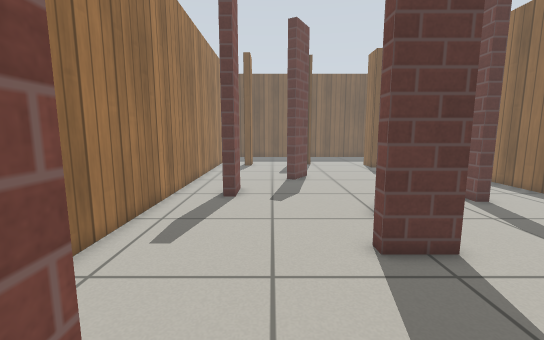
[1] (above)

16 first-person views from a walk through a Gazebo world. The camera is 0.78 m above the floor, tilts 8° down and sees 90° across. The floor is counted in squares, 0.25 m on a side. Each view is taken from the middle of a square. On the plan, view 1 faces up. The plan holds only what a view shows up to about 20 squares ahead; the rest is blank. The robots in the file are not drawn. Gazebo's built-in surfaces are drawn with simple patterns.

[2]
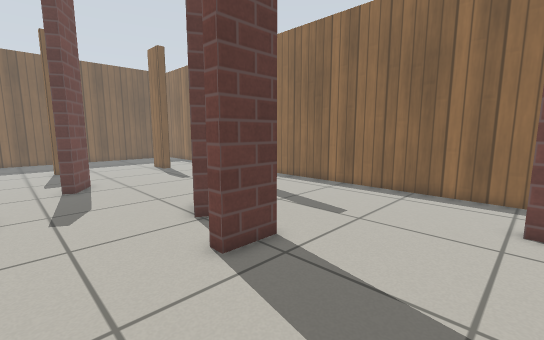

[3]
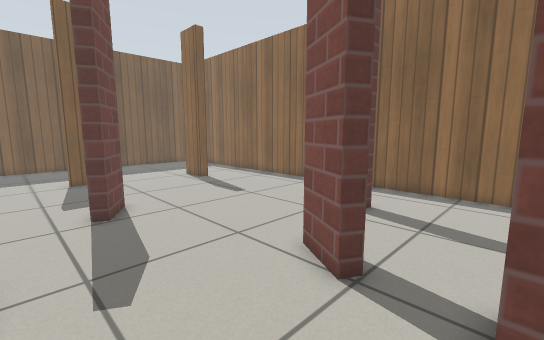

[4]
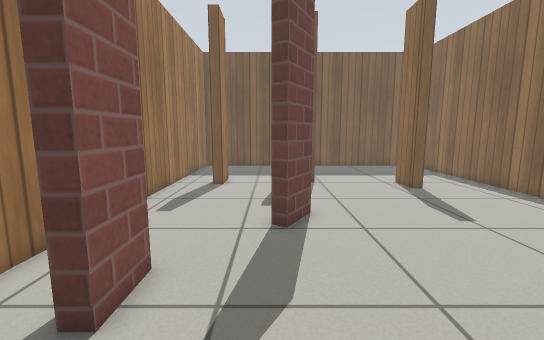

[5]
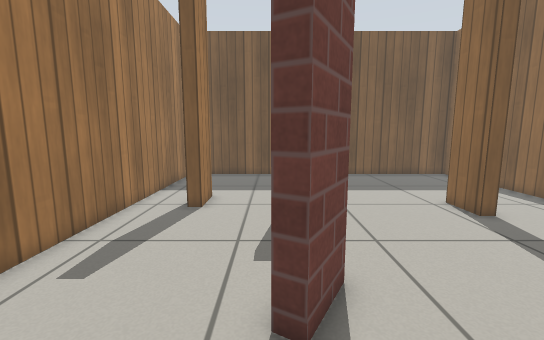

[6]
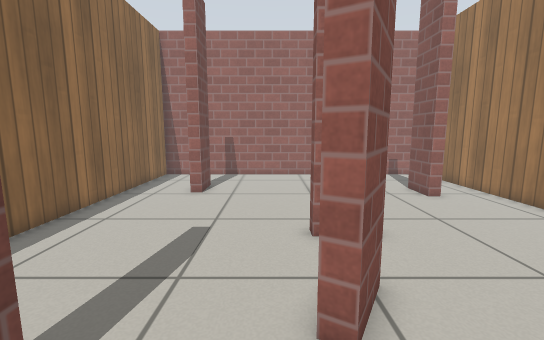

[7]
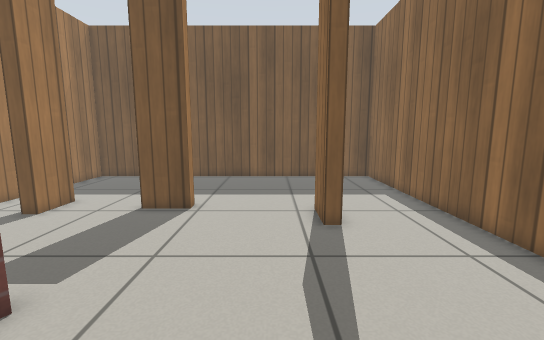

[8]
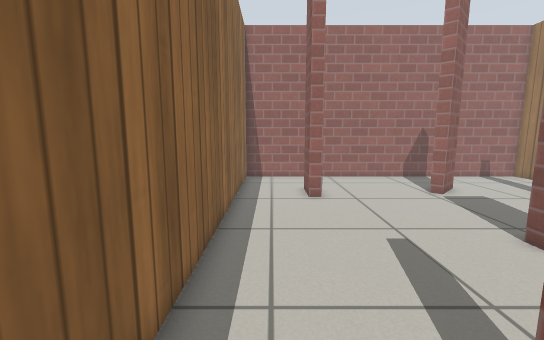

[9]
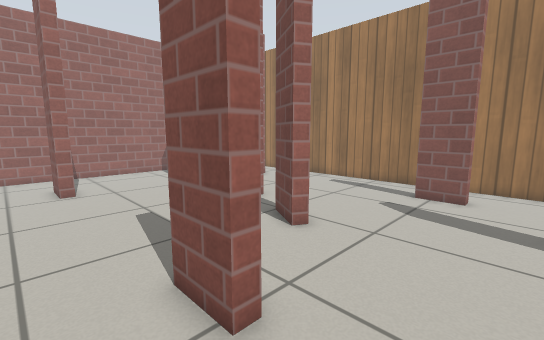

[10]
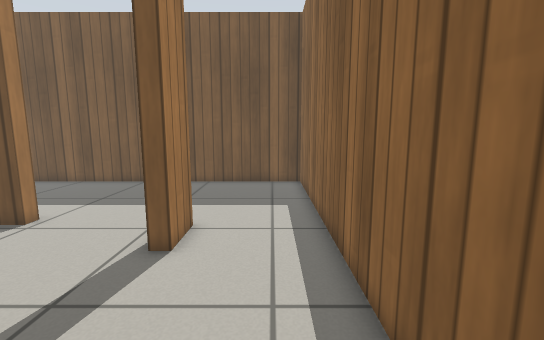

[11]
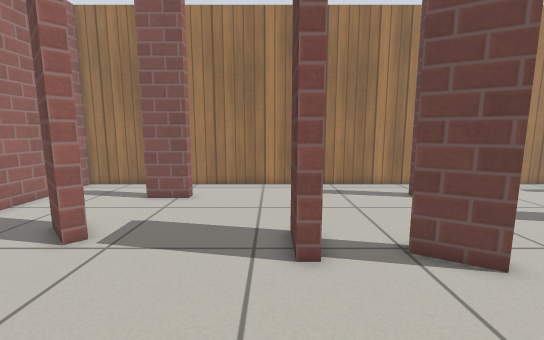

[12]
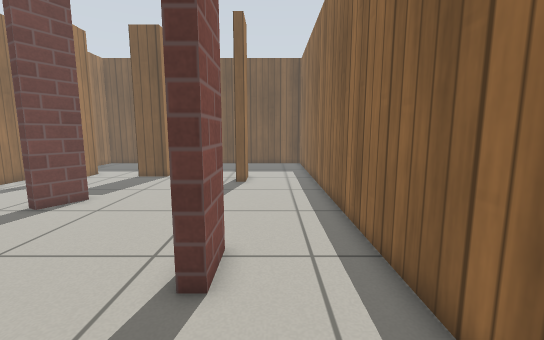

[13]
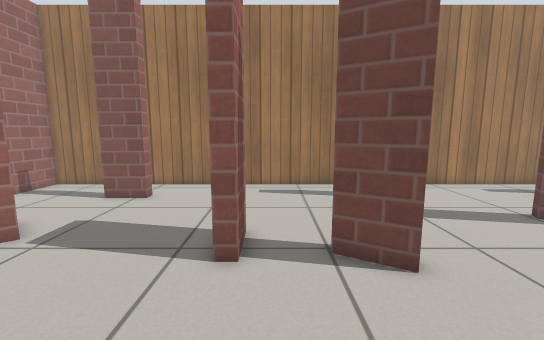

[14]
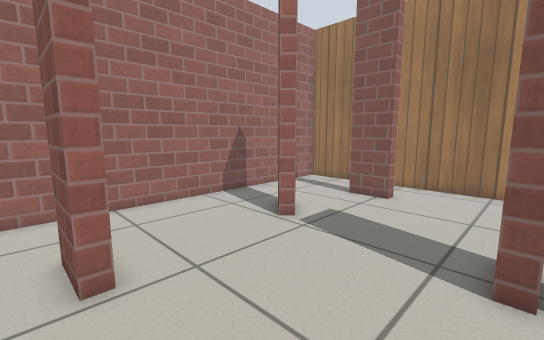

[15]
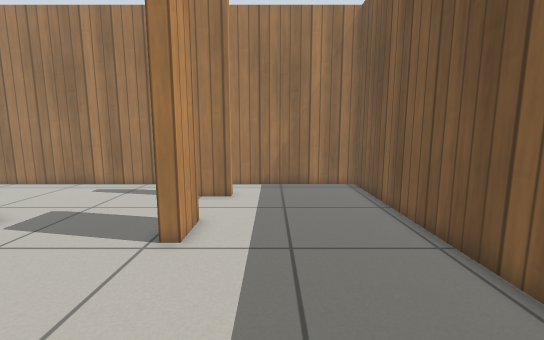

[16]
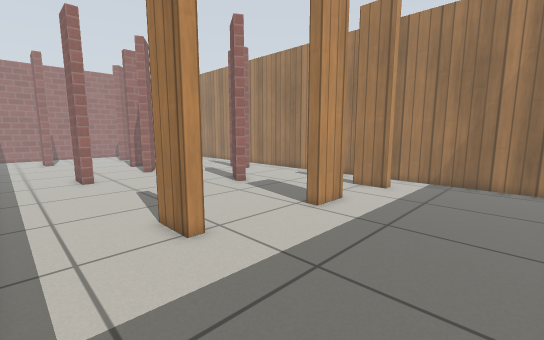

### Floor plan
Points are (right, up) in squares from view 1. A wall is a line through its corners. A room is listed if a view was taken in it or the views show most of it. See-through windows are left out.
Room 1 (views 1, 2, 3, 4, 5, 6, 7, 8, 9, 10, 11, 12, 13, 14, 15, 16)
walls: (4.8, 11.6) (5.3, 11.3) (4.3, 9.5) (3.8, 9.8) (4.8, 11.6); (9.1, 13.9) (9.7, 13.9) (9.7, 11.9) (9.1, 11.9) (9.1, 12.6); (1.9, 19.6) (2.5, 19.3) (1.5, 17.6) (0.9, 17.9); (-2.4, 14.9) (-1.6, 14.9) (-1.6, 12.9) (-2.4, 12.9); (4.8, 7.2) (4.8, 6.6) (2.8, 6.6) (2.8, 7.2) (4.8, 7.2); (8.8, 23.8) (8.8, 25.8) (9.3, 25.8) (9.3, 23.8) (8.8, 23.8); (3.7, 25.8) (1.7, 25.8) (1.7, 26.4) (3.7, 26.4) (3.7, 25.8); (-2.6, 27) (-1.9, 27) (-1.9, 25) (-2.6, 25); (-2.2, 2.1) (-1.6, 2.1) (-1.6, 0); (1.9, -0.9) (3.4, 0.6) (3.8, 0.2) (2.4, -1.2); (9.6, -0.9) (9.6, 1.2) (10.2, 1.2) (10.2, -0.9); (13.8, 33.9) (-5, 33.9) (-5, -4.9) (13.8, -4.9) (13.8, 33.9)

Positions as (right, up) in squares from view 1, and headings:
1: (0, 0), facing up
2: (-1, 1), facing up-right
3: (-1, 7), facing up-right
4: (1, 9), facing up
5: (1, 14), facing up
6: (6, 15), facing down
7: (7, 15), facing up
8: (12, 14), facing down
9: (12, 17), facing down-left
10: (12, 17), facing up
11: (11, 6), facing left
12: (11, 7), facing up
13: (11, 8), facing left
14: (11, 7), facing down-left
15: (11, 29), facing left
16: (13, 33), facing down-left
